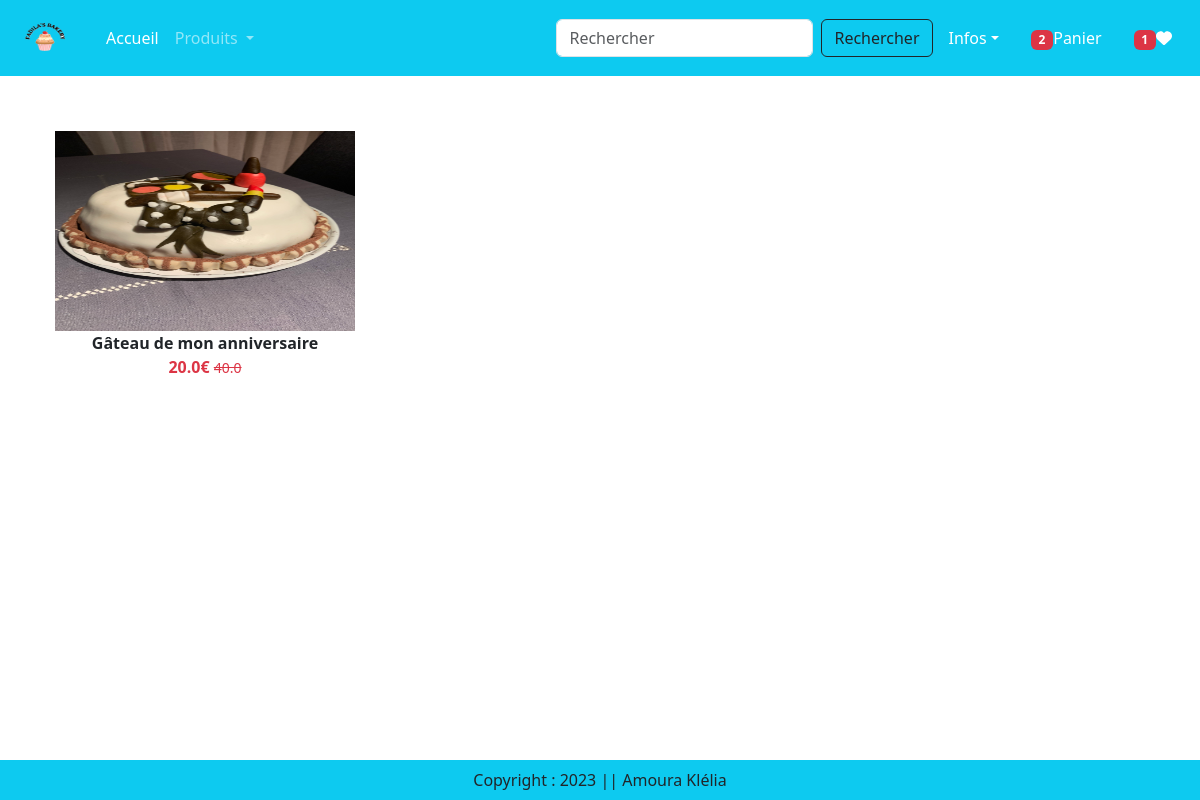
Screenshot of /wishlist/ (signed in) with the database file from the repository.
### app/models.py (models this page shows, shortened)
class Wishlist(models.Model):
    user = models.ForeignKey(User,on_delete=models.CASCADE)
    product = models.ForeignKey(Product,on_delete=models.CASCADE)

class Product(models.Model):
    title = models.CharField(max_length=100)
    selling_price = models.FloatField()
    discounted_price = models.FloatField()
    description = models.TextField()
    composition = models.TextField(default='')
    prodapp = models.TextField(default='')
    category = models.CharField(choices=CATEGORY_CHOICES, max_length=2)
    product_image = models.ImageField(upload_to='product')

### app/views.py (the view)
# urls.py: path('wishlist/', views.show_wishlist, name='showwishlist'),
@login_required
def show_wishlist(request):
    user = request.user
    totalitem = 0
    wishitem = 0
    if request.user.is_authenticated:
        totalitem = len(Cart.objects.filter(user=request.user))
        wishitem = len(Wishlist.objects.filter(user=request.user))
    product = Wishlist.objects.filter(user=user)
    return render(request, 'app/wishlist.html', locals())

### app/templates/app/wishlist.html (shortened to what this page needs)
{% extends 'app/base.html' %}
{% load static %}
{% block main-content %}
<div class="container my-5">
    <div class="row">
        <div class="col-sm-8">
            <div class="row">
                {% for prod in product %}
                <div class="col-sm-4 text-center mb-4 hover-shadow">
                    <a href="{% url 'product-detail' prod.product.id %}" class="btn">
                        <div>
                            <img src="{{ prod.product.product_image.url }}" width="300px" height="200px" />
                            <div class="fw-bold">{{ prod.product.title }}</div>
                            <div class="fw-bold text-danger">
                                {{ prod.product.discounted_price }}€
                                <small class="fw-light text-decoration-line-through">{{ prod.product.selling_price }}</small>
                            </div>
                        </div>
                    </a>
                </div>
                {% endfor %}
            </div>
        </div>
    </div>
</div>
{% endblock main-content %}

### rows the page displays
Wishlist: product.product_image (picture), product "Gâteau de mon anniversaire", product.discounted_price "20.0", product.selling_price "40.0"

### other values shown
{{ totalitem }} "2"
{{ wishitem }} "1"
